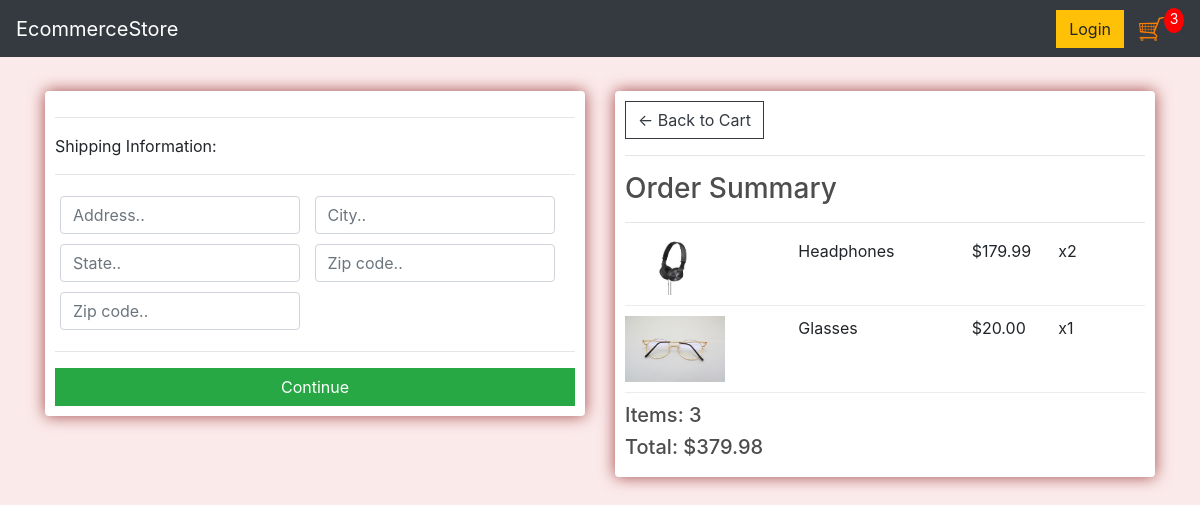
/checkout/ (signed in), run on an earlier commit of the app's database.
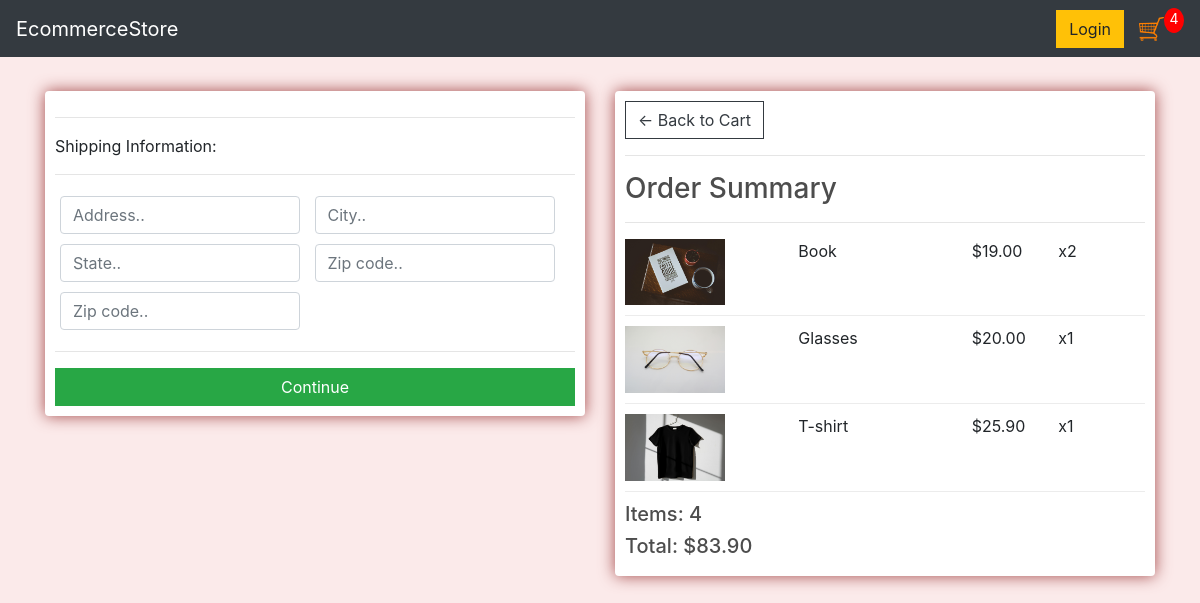
And on a later commit of the database.
### project/models.py (models this page shows)
class OrderItem(models.Model):
    product = models.ForeignKey(Product, on_delete=models.SET_NULL, null=True)
    order = models.ForeignKey(Order, on_delete=models.SET_NULL, null=True)
    quantity = models.IntegerField(default=0, null=True, blank=True)
    date_added = models.DateTimeField(auto_now_add=True)
    @property
    def total(self):
        total=self.product.price*self.quantity
        return total

class Product(models.Model):
 name = models.CharField(max_length=200)
 price = models.DecimalField(max_digits=7, decimal_places=2)
 digital = models.BooleanField(default=False,null=True, blank=True)
 image = models.ImageField(null=True, blank=True)
 @property
 def imageURL(self):
     try:
         url=self.image.url
     except:
         url=''
     return url

class Order(models.Model):
    customer = models.ForeignKey(Customer, on_delete=models.SET_NULL, null=True, blank=True)
    date_ordered = models.DateTimeField(auto_now_add=True)
    complete = models.BooleanField(default=False)
    transaction_id = models.CharField(max_length=100, null=True)
    @property
    def get_cart_item(self):
        orderitem=self.orderitem_set.all()
        total=sum([item.quantity for item in orderitem ])
        return total
    @property
    def get_cart_total(self):
        orderitem=self.orderitem_set.all()
        total=sum([item.total for item in orderitem ])
        return total
    @property
    def shipping(self):
        shipping=False
        orderitems=self.orderitem_set.all()
        for i in orderitems:
            if i.product.digital==False:
              shipping=True
        return shipping

### project/views.py (the view, shortened to what this page needs)
# urls.py: path('checkout/',views.checkout,name='checkout'),
def checkout(request):
    if request.user.is_authenticated:
     customer = request.user.customer
     order, created = Order.objects.get_or_create(customer=customer, complete=False)
     items = order.orderitem_set.all()
     cartItems = order.get_cart_item
    else:
     items = []
     order={'get_cart_total':0,'get_cart_item':0,'shipping':False}
    context = {'items':items,'order':order,'cartItems':cartItems}
    return render(request,'checkout.html',context)

### templates/checkout.html (shortened to what this page needs)
{% extends 'main.html' %}
{% load static %}
{% block content %}
     <div class="row">
		<div class="col-lg-6">
			<div class="box-element" id="form-wrapper">
				<form id="form">
					<div id="shipping-info">
						<hr>
						<p>Shipping Information:</p>
						<hr>
						<div class="form-field">
							<input class="form-control" type="text" name="address" placeholder="Address..">
						</div>
						<div class="form-field">
							<input class="form-control" type="text" name="city" placeholder="City..">
						</div>
						<div class="form-field">
							<input class="form-control" type="text" name="state" placeholder="State..">
						</div>
						<div class="form-field">
							<input class="form-control" type="text" name="zipcode" placeholder="Zip code..">
						</div>
						<div class="form-field">
							<input class="form-control" type="text" name="country" placeholder="Zip code..">
						</div>
					</div>
					<hr>
					<input id="form-button" class="btn btn-success btn-block" type="submit" value="Continue">
				</form>
			</div>
			<br>
		</div>
		<div class="col-lg-6">
			<div class="box-element">
				<a  class="btn btn-outline-dark" href="{% url 'cart' %}">&#x2190; Back to Cart</a>
				<hr>
				<h3>Order Summary</h3>
				<hr>
				{% for item in items %}
				<div class="cart-row">
					<div style="flex:2"><img class="row-image" src="{{item.product.imageURL}}"></div>
					<div style="flex:2"><p>{{item.product.name}}</p></div>
					<div style="flex:1"><p>${{item.product.price|floatformat:2}}</p></div>
					<div style="flex:1"><p>x{{item.quantity}}</p></div>
				</div>
				{% endfor %}
				<h5>Items:   {{order.get_cart_item}}</h5>
				<h5>Total:   ${{order.get_cart_total|floatformat:2}}</h5>
			</div>
		</div>
	</div>
{% endblock content %}

What changed in the data, as far as the page shows it:
removed OrderItem: product.imageURL (picture), product.name "Headphones", product.price "179.99", quantity "2"
added OrderItem: product.imageURL (picture), product.name "Book", product.price "19.00", quantity "2"
added OrderItem: product.imageURL (picture), product.name "T-shirt", product.price "25.90", quantity "1"
changed Order: get_cart_item "3" → "4"; get_cart_total "379.98" → "83.90"
Also different on the page:
{{ cartItems }}: "3" → "4"
